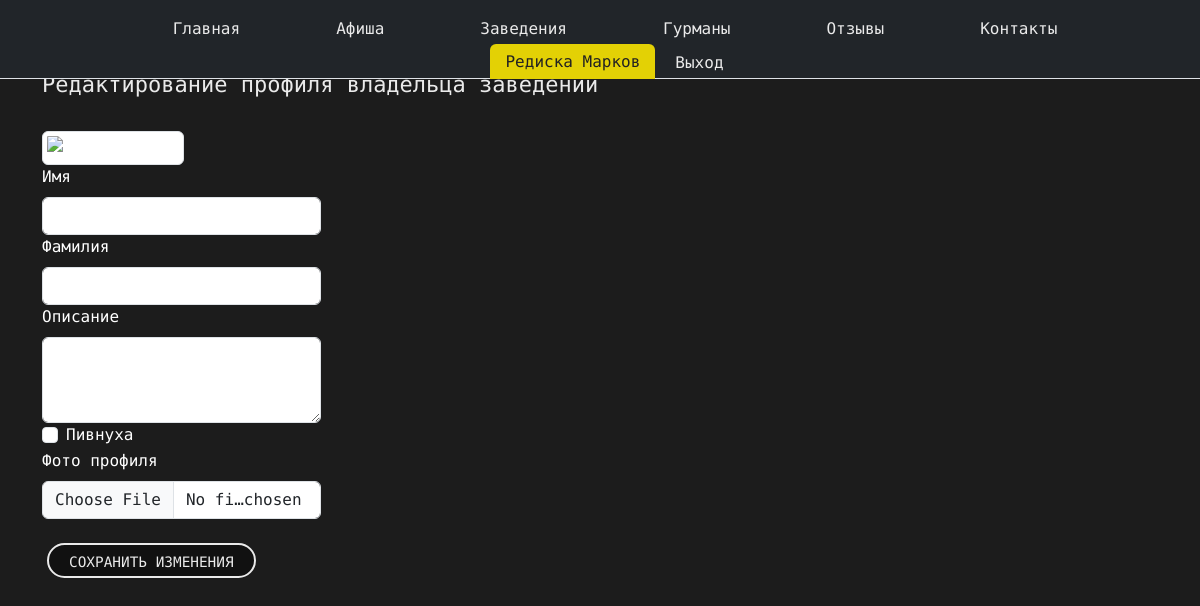
The page /profile/edit/ (signed in) on the database as committed earlier.
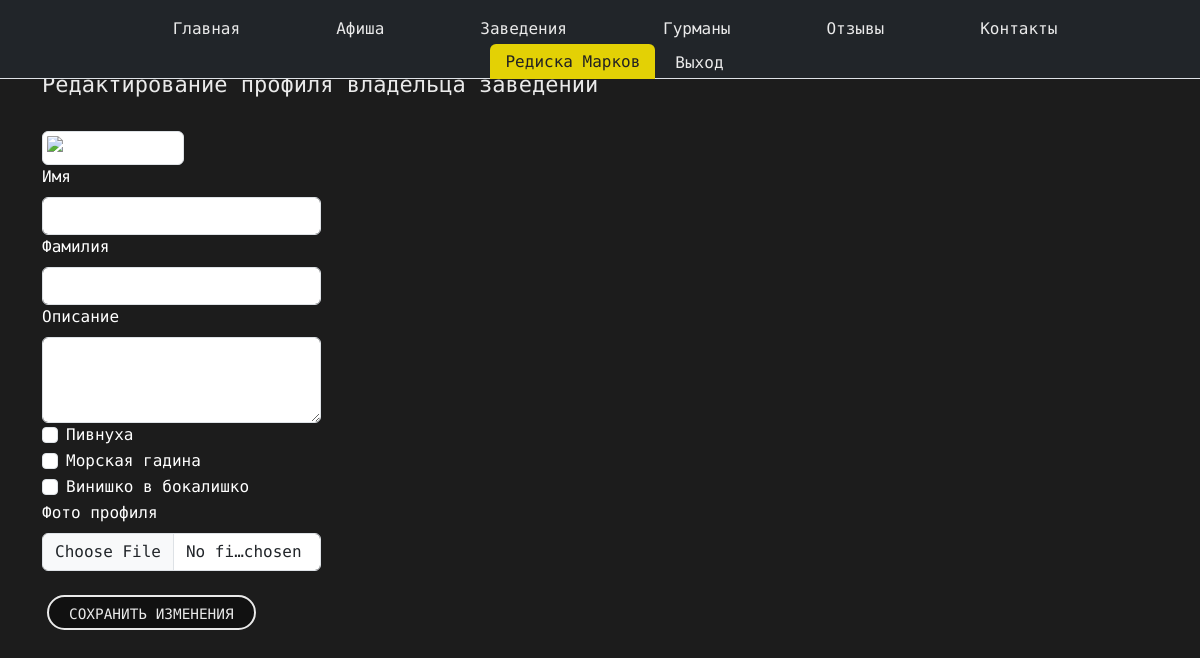
The same page on the database as committed later.
### landing/models.py (models this page shows, shortened)
class Place(models.Model):
  name = models.CharField(max_length=100)
  description = models.TextField()
  place_email = models.EmailField()
  location = models.TextField()
  rating = models.DecimalField(max_digits=10, decimal_places=0)
  phone = models.TextField(max_length=50)
  image = models.ImageField(
    validators=[FileExtensionValidator(allowed_extensions=["jpg", "png", "webp"])],
    verbose_name="Фото заведения",
    upload_to="places/",
    blank=True,
    null=True
  )

class OwnerProfile(models.Model):
    user = models.OneToOneField(User, on_delete=models.CASCADE, related_name='owner_profile')
    description = models.TextField(blank=True)  # 🔥 Вернул поле description
    places = models.ManyToManyField(Place, blank=True)
    image = models.ImageField(upload_to="owners/", blank=True, null=True)

### landing/views.py (the view, shortened to what this page needs)
# urls.py: path("profile/edit/", views.edit_profile, name="edit_profile"),
@login_required
def edit_profile(request):
    user = request.user
    if user.is_gourmand():
        profile = GourmandProfile.objects.filter(user=user).first()
        return render(request, "gourmands/edit_profile_gourmand.html", {"profile": profile})
    elif user.is_owner():
        profile = OwnerProfile.objects.filter(user=user).first()
        all_places = Place.objects.all()
        return render(request, "places/edit_profile_owner.html", {"profile": profile, "all_places": all_places})
    return redirect("index")

### landing/models.py (called while the page is built)
    def is_gourmand(self):
        return self.role == "gourmand"

    def is_owner(self):
        return self.role == "owner"

### templates/places/edit_profile_owner.html (shortened to what this page needs)
{% extends "landing/base.html" %}
{% load static %}
{% block content %}
<div class="container my-5">
 <div class="row gx-1">
  <h2 class="mb-4 pt-4 custom-text-color">Редактирование профиля владельца заведений</h2>
  <form method="POST" enctype="multipart/form-data">
        {% if profile.image %}
            <img src="{{ profile.image.url }}" alt="Фото гурмана" class="img-thumbnail" width="150">
        {% else %}
            <img src="{% static 'img/default.png' %}" alt="Фото гурмана" class="img-thumbnail" width="150">
        {% endif %}
    <div class="col-md-3">
      <label for="first_name" class="form-label">Имя</label>
      <input type="text" class="form-control" id="first_name" name="first_name" value="{{ profile.first_name }}" required>
    </div>
    <div class="col-md-3">
      <label for="last_name" class="form-label">Фамилия</label>
      <input type="text" class="form-control" id="last_name" name="last_name" value="{{ profile.last_name }}" required>
    </div>
    <div class="col-md-3">
      <label for="description" class="form-label">Описание</label>
      <textarea class="form-control" id="description" name="description" rows="3">{{ profile.description }}</textarea>
    </div>
      {% for place in all_places %}
          <div class="form-check">
              <input class="form-check-input" type="checkbox" name="places" value="{{ place.id }}"
                     id="place_{{ place.id }}"
                     {% if place in profile.places.all %}checked{% endif %}>
              <label class="form-check-label" for="place_{{ place.id }}">
                  {{ place.name }}
              </label>
          </div>
      {% endfor %}
    <div class="col-md-3">
      <label for="image" class="form-label">Фото профиля</label>
      <input type="file" class="form-control" id="image" name="image">
    </div>
    <div class="mt-4 button_user">
        <button type="submit" class="custom-button bg_dark">Сохранить изменения</button>
    </div>
  </form>
 </div>
</div>
{% endblock %}

Rows that differ between the two databases and show on the page:
added Place: name "Морская гадина"
added Place: name "Винишко в бокалишко"
